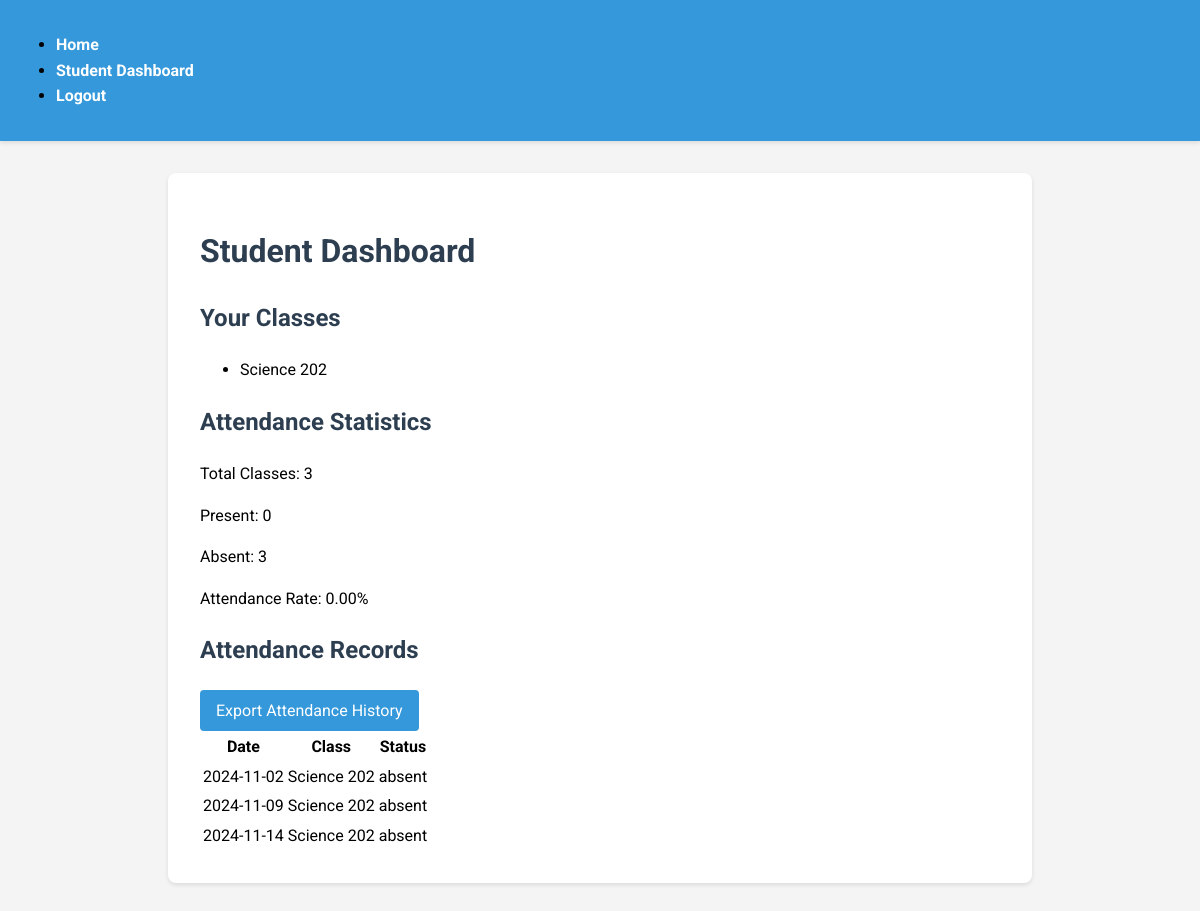
/student_dashboard (signed in), run on the app's committed database.
### models.py (models this page shows, shortened)
class BaseModel(db.Model):
    __abstract__ = True
    id = db.Column(db.Integer, primary_key=True)

class Class(BaseModel):
    __tablename__ = 'class'
    name = db.Column(db.String(100), nullable=False)
    teacher_id = db.Column(db.Integer, db.ForeignKey('user.id'), nullable=False)
    students = db.relationship('User', secondary='user_class', back_populates='classes')
    attendances = db.relationship('Attendance', back_populates='class_')

class Attendance(BaseModel):
    __tablename__ = 'attendance'
    class_id = db.Column(db.Integer, db.ForeignKey('class.id'), nullable=False)
    student_id = db.Column(db.Integer, db.ForeignKey('user.id'), nullable=False)
    date = db.Column(db.Date, nullable=False)
    status = db.Column(db.String(20), nullable=False)
    class_ = db.relationship('Class', back_populates='attendances')

### app.py (the view)
@app.route('/student_dashboard')
@login_required
def student_dashboard():
    if current_user.role != 'student':
        flash('Only students can access this dashboard')
        return redirect(url_for('dashboard'))
    classes = current_user.classes
    attendance_records = Attendance.query.filter_by(student_id=current_user.id).all()
    total_classes = len(attendance_records)
    present_count = sum(1 for record in attendance_records if record.status == 'present')
    absent_count = total_classes - present_count
    attendance_rate = (present_count / total_classes) * 100 if total_classes > 0 else 0
    return render_template('student_dashboard.html',
                           classes=classes,
                           attendance_records=attendance_records,
                           total_classes=total_classes,
                           present_count=present_count,
                           absent_count=absent_count,
                           attendance_rate=attendance_rate)

### app.py (called while the page is built)
@login_manager.user_loader
def load_user(user_id):
    return User.query.get(int(user_id))

### templates/student_dashboard.html
{% extends "base.html" %}
{% block content %}
    <h1>Student Dashboard</h1>
    <h2>Your Classes</h2>
    <ul>
        {% for class in classes %}
            <li>{{ class.name }}</li>
        {% endfor %}
    </ul>
    <h2>Attendance Statistics</h2>
    <p>Total Classes: {{ total_classes }}</p>
    <p>Present: {{ present_count }}</p>
    <p>Absent: {{ absent_count }}</p>
    <p>Attendance Rate: {{ "%.2f"|format(attendance_rate) }}%</p>
    <h2>Attendance Records</h2>
    <div class="export-section">
        <a href="{{ url_for('export_student_attendance', student_id=current_user.id) }}"
           class="btn btn-primary">
            Export Attendance History
        </a>
    </div>
    <table>
        <thead>
            <tr>
                <th>Date</th>
                <th>Class</th>
                <th>Status</th>
            </tr>
        </thead>
        <tbody>
            {% for record in attendance_records %}
                <tr>
                    <td>{{ record.date }}</td>
                    <td>{{ record.class_.name }}</td>
                    <td>{{ record.status }}</td>
                </tr>
            {% endfor %}
        </tbody>
    </table>
{% endblock %}

### static/styles.css (style rules this page uses)
body { font-family: 'Roboto', Arial, sans-serif; line-height: 1.6; margin: 0; padding: 0; background-color: #f4f4f4; }
h1, h2 { color: #2c3e50; }
.btn { display: inline-block; background-color: #3498db; color: #fff; padding: 0.5rem 1rem; text-decoration: none; border-radius: 4px; transition: background-color 0.3s ease; }

### data on the page
Class: name "Science 202"
Attendance: date "2024-11-02", class_.name "Science 202", status "absent"
Attendance: date "2024-11-09", class_.name "Science 202", status "absent"
Attendance: date "2024-11-14", class_.name "Science 202", status "absent"

### other printed values
{{ total_classes }} "3"
{{ present_count }} "0"
{{ absent_count }} "3"
{{ "%.2f"|format(attendance_rate) }} "0.00"
